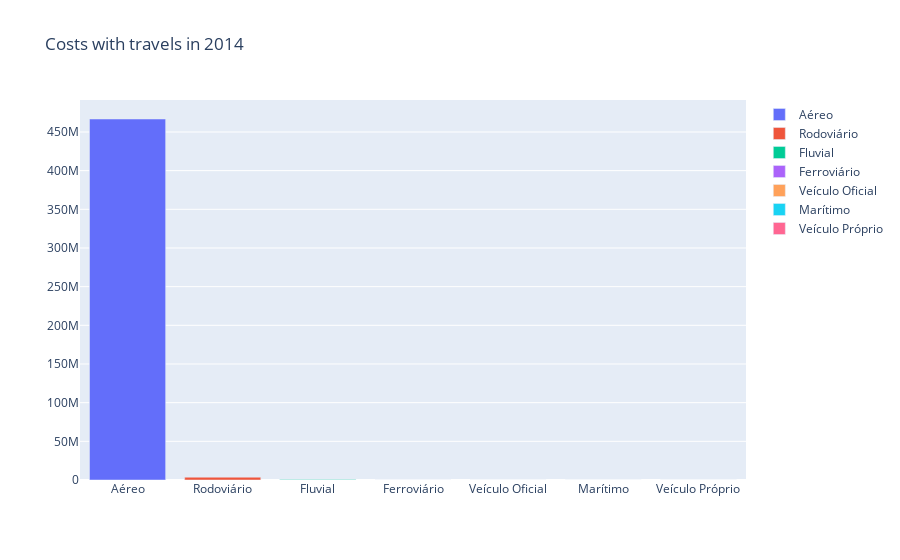

Here is the notebook cell this chart was saved with:
### Code cell
bar_chart = pd.DataFrame(passages_df.groupby(['MeanOfTransportOneWay']).sum().reset_index())
bar_chart.columns = ['MeanTransport', 'Total']
bar_chart = bar_chart.sort_values(by='Total', ascending=False)
data = []

for item in list(bar_chart['MeanTransport'].unique()):
    data.append(
        go.Bar(
            x = list(bar_chart[bar_chart['MeanTransport']==item]['MeanTransport']),
            y = list(bar_chart[bar_chart['MeanTransport']==item]['Total']),
            name= item
        )  
    )
    
layout = go.Layout(
    barmode='group',
    title = 'Costs with travels in 2014'
)

fig = go.Figure(data=data, layout=layout)
pyo.iplot(fig)

### Figure 1 — Plotly figure (JSON) as saved in the notebook; plotly's stock layout.template omitted (floating-point values rounded to 4 significant figures)
{"data": [{"name": "Aéreo", "type": "bar", "x": ["Aéreo"], "y": [466800000.0]}, {"name": "Rodoviário", "type": "bar", "x": ["Rodoviário"], "y": [3626000.0]}, {"name": "Fluvial", "type": "bar", "x": ["Fluvial"], "y": [683000.0]}, {"name": "Ferroviário", "type": "bar", "x": ["Ferroviário"], "y": [13960.0]}, {"name": "Veículo Oficial", "type": "bar", "x": ["Veículo Oficial"], "y": [3462.0]}, {"name": "Marítimo", "type": "bar", "x": ["Marítimo"], "y": [1590]}, {"name": "Veículo Próprio", "type": "bar", "x": ["Veículo Próprio"], "y": [1331.0]}], "layout": {"barmode": "group", "title": {"text": "Costs with travels in 2014"}}}
